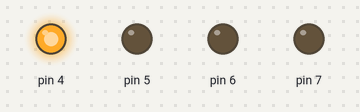
This sketch was run on a simulated Arduino Uno, built with avr-gcc and run on an emulated ATmega328P. Shown: output pins drawn as LEDs (lit = HIGH).

Above: at 0.02 s.
At 0.4 s:
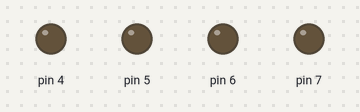
At 0.77 s:
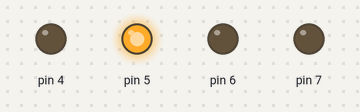
At 1.57 s:
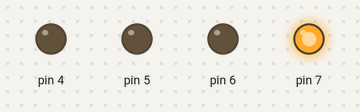
At 2.92 s:
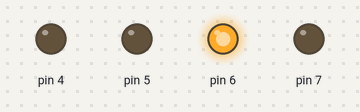
Timing chart, 0 to 3.2 s (numbered marks = the images above):
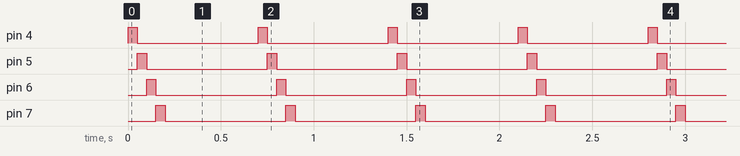

Measured:
- by itself, pin 4–7: alternates HIGH for 0.05 s and LOW for 0.65 s

The sketch:

code.ino
```cpp
void setup () {
  pinMode (4, OUTPUT) ;
  pinMode (5, OUTPUT) ;
  pinMode (6, OUTPUT) ;
  pinMode (7, OUTPUT) ;
}

// Fonction loop
void loop () {
  // Extinction de toutes les DEL au départ du programme
  for (byte i = 4 ; i <= 7 ; i++) {
    digitalWrite (i, LOW) ; // éteint la DEL reliée à la broche i
  }

  // Boucle pour faire flasher les DEL
  for (byte i = 4 ; i <= 7 ; i++) {
    digitalWrite (i, HIGH) ; // allume la DEL sur broche i
    delay (50) ; // durée du flash 50 millisecondes
    digitalWrite (i, LOW) ; // éteint la DEL
  }

  // délai de 500 millisecondes
  delay (500) ;

  // Recommence la séquence
}
```
